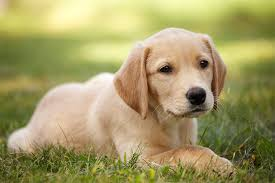
#> input picture courseImageProccesing/extract_key_points/image.jpeg, 275 x 183 px
$ python sift.py   (Python 2 division)
#> lines starting #> are read from the running program, lines starting #| are printed output that depends on the picture
import cv2
import numpy as np
import time

# Read image and convert to grayscale
imageName = 'image.jpeg'
ima=cv2.imread(imageName)
#> ima is the input picture: shape (183, 275, 3); mean B, G, R 100.9, 154.7, 163.5
gray=cv2.cvtColor(ima,cv2.COLOR_BGR2GRAY)
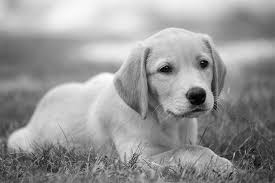
#> gray: shape (183, 275); min 0, max 255, mean 151.2

# Create detector and descriptor structures to compute SIFT
detector=cv2.xfeatures2d.SIFT_create()

# Detect keypoints with SIFT and sort them according to their response
print 'Extracting Keypoints'
init=time.time()
kpts, _ = detector.detectAndCompute(gray,None)
#> kpts = 251 keypoints; strongest (x, y, size): (196, 98, 11.8), (167, 69, 7.9), (203, 64, 6.6), (21, 139, 15.8)
kpts = sorted(kpts, key = lambda x:x.response)

end=time.time()
print 'Extracted '+str(len(kpts))+' keypoints.'
#| Extracted 251 keypoints.
print 'Done in '+str(end-init)+' secs.'
print ''

# Compute SIFT descriptor for all keypoints
print 'Computing SIFT descriptors'
init=time.time()
kpts, des = detector.detectAndCompute(gray,None)
end=time.time()
print 'Done in '+str(end-init)+' secs.'

# Show result of detecting keypoints
im_with_keypoints = cv2.drawKeypoints(ima, kpts, np.array([]), (0,0,255), cv2.DRAW_MATCHES_FLAGS_DRAW_RICH_KEYPOINTS)
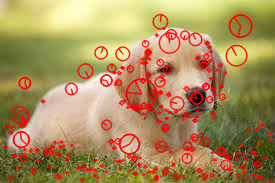
#> im_with_keypoints: shape (183, 275, 3); mean B, G, R 92.9, 143.1, 171.9
cv2.imshow("Keypoints", im_with_keypoints)
cv2.waitKey()
